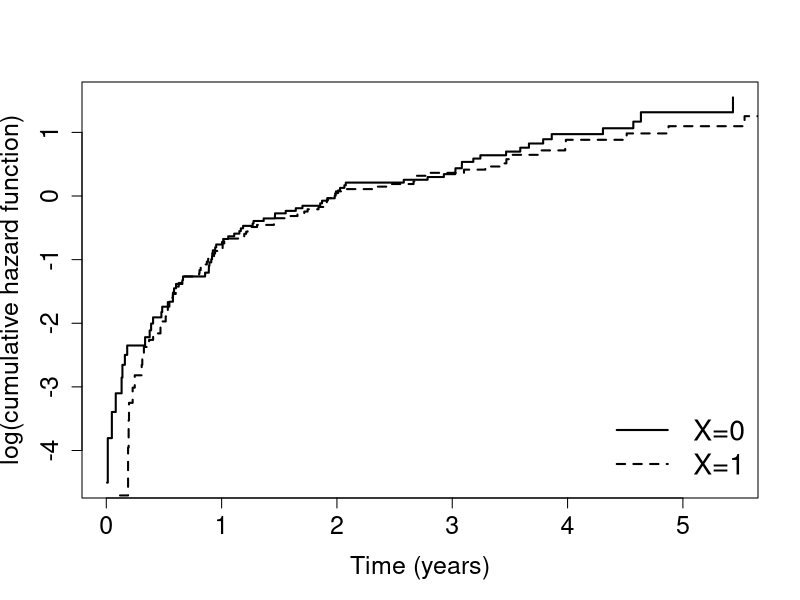
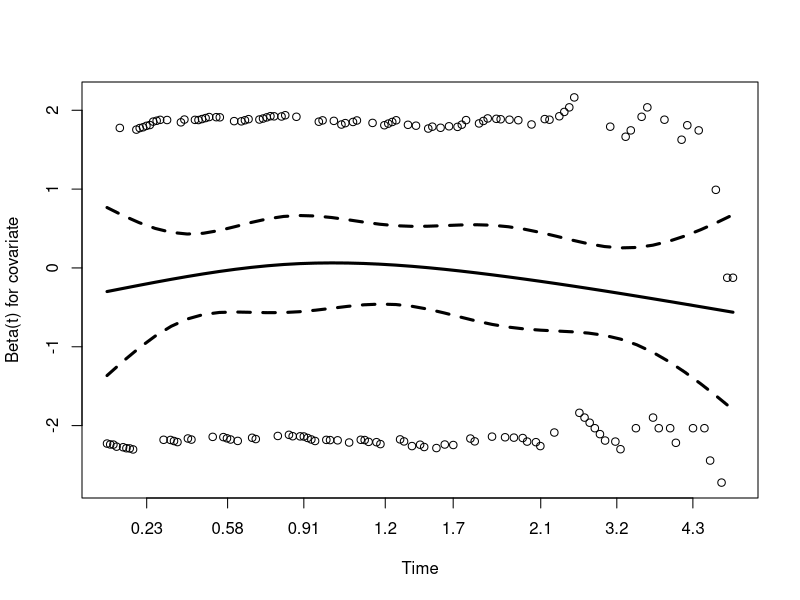

Reproduce these figures in R, in order. (Note: this script raises an error after producing the figures.)
## removes all objects from memory
remove(list=ls())
## required packages
require(survival)
require(optimx)
require(tidyverse)
require(ucminf)
require(msm)

################################################
## Part 1
### reading the example data
data=read.csv("exemplo_gtdl.csv")


################################################
## Part 2
##### The  assumption  of  PH  is  verified  by  means  of the 
##### graph of the logarithm of cumulative hazard versus time and
##### Shoenfeld residulas, for each covariate

### The log-cumulative hazard plots versus time
mod1 <- coxph(Surv(Time[covariate=='0'],censure[covariate=='0'])~1,data=data,method="breslow")
summary(mod1)
ss=survfit(mod1)
s0=round(ss$surv,3)
H0=-log(s0)
plot(ss$time,log(H0),type='s', cex.lab=1.5, cex.axis=1.5, lty=1, lwd=2, ylab="log(cumulative hazard function)", xlab="Time (years)")
mod2 <- coxph(Surv(Time[covariate=='1'],censure[covariate=='1'])~1,data=data,method="breslow")
summary(mod2)
ss=survfit(mod2)
s0=round(ss$surv,3)
H0=-log(s0)
par(new=T)
lines(ss$time,log(H0),type='s', lty=2, lwd=2)
legend("bottomright",c("X=0","X=1"),lwd=2,col=1,lty=c(1,2,3),bty="n", cex=1.7)


## Shoenfeld residue analysis
mod <- coxph(Surv(Time,censure)~covariate,data=data)
residuo <- cox.zph(fit=mod, terms=T)
residuo$table
summary(residuo)
plot(residuo, ylab="Beta(t) for covariate", lwd=3, xlab="Time")



################################################
## Part 3
#### Maximum Likelihood Estimation

### Function -log-likelihood GTDL gamma frailty model
## par = parameter vector
## data_ = matrix containing time, censorship indicator, intercept and covariates
## data_alpha = regression in the alpha parameter
log_like_beta_alpha_gama=function(par,dados_, dados_alpha){
  tempo=dados_[,1]
  cens=dados_[,2]
  x=dados_[,3:ncol(dados_)]
  x=as.matrix(x)
  dim=ncol(x)
  dados_alpha=as.matrix(dados_alpha)
  dim2=ncol(dados_alpha)
  tempo=as.matrix(tempo)
  alpha=matrix(par[1: dim2], ncol=dim2, nrow=1)
  beta=matrix(par[(dim2+1): (dim2+dim)], ncol=dim, nrow=1)
  theta=exp(par[(dim2+1+dim)])
  alpha_t=dados_alpha%*%t(alpha)
  funcao1=exp(x%*%t(beta))
  funcao2=exp(alpha_t*tempo+x%*%t(beta))
  funcao3=log((1+funcao2)/(1+funcao1))
  aux=+sum(cens*(x%*%t(beta)))+sum(alpha_t*tempo*cens) -sum(cens*log(1+funcao2))+sum((-cens-1/theta)*log(1+(theta/alpha_t)*funcao3))
  return(-aux)
}



### Function -log-likelihood GTDL model
## par = parameter vector
## data_ = matrix containing time, censorship indicator, intercept and covariates
## data_alpha = regression in the alpha parameter
log_like_beta_alpha=function(par,dados_, dados_alpha){
  tempo=dados_[,1]
  cens=dados_[,2]
  x=dados_[,3:ncol(dados_)]
  x=as.matrix(x)
  dim=ncol(x)
  dados_alpha=as.matrix(dados_alpha)
  dim2=ncol(dados_alpha)
  tempo=as.matrix(tempo)
  alpha=matrix(par[1: dim2], ncol=dim2, nrow=1)
  beta=matrix(par[(dim2+1): (dim2+dim)], ncol=dim, nrow=1)
  alpha_t=dados_alpha%*%t(alpha)
  funcao1=exp(x%*%t(beta))
  funcao2=exp(alpha_t*tempo+x%*%t(beta))
  funcao3=log((1+funcao2)/(1+funcao1))
  aux=+sum(cens*(x%*%t(beta)))+sum(alpha_t*tempo*cens)-sum((cens+1/alpha_t)*log(1+funcao2))+sum((1/alpha_t)*log(1+funcao1))
  return(-aux)
}


### formatting the covariates
dados_beta=data%>%
  select(Time, censure, intercepto, covariate)
dados_beta=as.matrix(dados_beta)

dados_alpha=data%>%
  select(intercepto)
dados_alpha=as.matrix(dados_alpha)

###### Maximum likelihood estimate of the GTDL model 
chute=rep(0.1,3)  #initial value
emv1=optimr(par=chute, log_like_beta_alpha, dados_=dados_beta, dados_alpha=dados_alpha, hessian=T,method='ucminf')  
emv1

### maximum likelihood estimate, standard error, and  asymptotic confidence interval 
result1=matrix(NA, ncol=4, nrow=3)
result1[,1]=emv1$par
result1[,2]=sqrt(diag(solve(emv1$hessian)))
result1[,3]=result1[,1]-1.645*result1[,2]
result1[,4]=result1[,1]+1.645*result1[,2]
result1


###### Maximum likelihood estimate of the GTDL gamma frailty model 
chute2=rep(0.1,4) #initial value
emv2=optimr(par=chute2, log_like_beta_alpha_gama, dados_=dados_beta, dados_alpha=dados_alpha, hessian=T,method='ucminf')
emv2

### maximum likelihood estimate, standard error, and  asymptotic confidence interval 
result2=matrix(NA, ncol=4, nrow=4)
result2[,1]=c(emv2$par[1:3],exp(emv2$par[4]))
result2[,2]=c(sqrt(diag(solve(emv2$hessian)))[1:3], deltamethod (~ exp(x4), emv2$par, solve(emv2$hessian)))
result2[,3]=result2[,1]-1.645*result2[,2]
result2[,4]=result2[,1]+1.645*result2[,2]
result2


################################################
## Part 4
#### Residual analysis

### reliability calculation based on the GTDL model
#time= time 
#x= covariates
#par= maximum likelihood estimate
confiabilidade_gtdl=function(time, x, par){
  x=as.matrix(x)
  dim=ncol(x)
  alpha=par[1]
  beta=matrix(par[2: (1+dim)], ncol=dim, nrow=1)
  xbeta=x%*%t(beta)
  funcao1=exp(alpha*time+xbeta)
  funcao2=exp(xbeta)
  aux=((1+funcao1)/(1+funcao2))^(-1/alpha)
  return(aux)
}

### residual plot + envelope
## argument x=residuals
envelopeDS <- function(x){
  U	         <- x
  n	         <- length(x)
  d2s 	     <- sort(U)
  xq2 	     <- qnorm(ppoints(n))
  Xsim 	     <- matrix(0, 100, n)
  for(i in 1:100){
    u2       <- rnorm(n)
    Xsim[i,] <- u2
  }
  Xsim2      <- apply(Xsim, 1, sort)
  d21        <- matrix(0, n, 1)
  d22        <- matrix(0, n, 1)
  for(i in 1:n){
    d21[i]  <- quantile(Xsim2[i,], 0.025)
    d22[i]  <- quantile(Xsim2[i,], 0.975)
  }
  d2med      <- apply(Xsim2, 1, mean)
  fy         <- range(d2s, d21, d22)
  plot(xq2, d2s, xlab = quote("Theoretical Quantiles"),
       ylab = quote("Quantile Residuals"), 
       pch = 20, ylim = fy)
  par(new = T)
  plot(xq2, d21, type = "l", ylim = fy, xlab = "", ylab = "", lwd=1.2)
  par(new = T)
  plot(xq2, d2med, type = "l", ylim = fy, xlab = "", ylab = "", lwd=2)
  par(new = T)
  plot(xq2, d22, type = "l", ylim = fy, xlab = "", ylab = "", lwd=1.2)
}


## residuals plot 
x=dados_beta[,3:4]
conf=confiabilidade_gtdl(data$Time,x, emv1$par)
qr <- qnorm(data$censure* (1 - conf) + (1-data$censure)*runif(nrow(x),1-conf))
envelopeDS(qr) 


### Global influence analysis
gd_i=numeric()  #cook's distance
ld=numeric()  #likelihood distance
convergencia=numeric()
for(j in 1:nrow(x)){
  dados_alpha_=dados_alpha[-j,]
  dados_beta_=dados_beta[-j,]
  chute=emv1$par
  emv_aux=optimr(par=chute, log_like_beta_alpha, dados_=dados_beta_, dados_alpha=dados_alpha_, hessian=T,method='ucminf')
  convergencia[j]=emv_aux$convergence
  gd_i[j]=t(emv1$par-emv_aux$par)%*%solve(emv1$hessian)%*%(emv1$par-emv_aux$par)
  ld[j]=2*(-emv1$value+emv_aux$value)  
}


summary(convergencia)
summary(gd_i)
summary(ld)

## cook's distance
plot(seq(1,nrow(x)), beta_i, type='h', lwd=2, ylab="Generalized Cook Distance" , xlab="Index", cex.lab=1.5, cex.axis=1.5)

#likelihood distance
plot(aux_seq, ld, type='h', lwd=2, ylab="Likelihood Distance ", xlab="Index", cex.lab=1.5, cex.axis=1.5)
